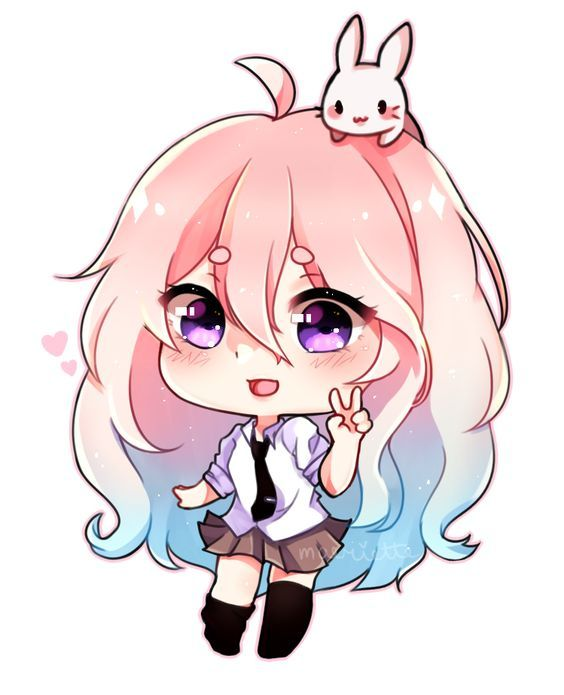
#> input picture project_v1/picture2.jpg, 564 x 695 px
$ python test14.py
#> lines starting #> are read from the running program, lines starting #| are printed output that depends on the picture; after the words box and inside, x2 and y2 are one past the last pixel; in counts of white or black regions, pixels touching at a corner belong together
import cv2 as cv
import numpy as np

img = cv.imread(cv.samples.findFile('picture2.jpg'))
#> img is the input picture: shape (695, 564, 3); mean B, G, R 221.6, 219.9, 232.5
gray = cv.cvtColor(img, cv.COLOR_BGR2GRAY)
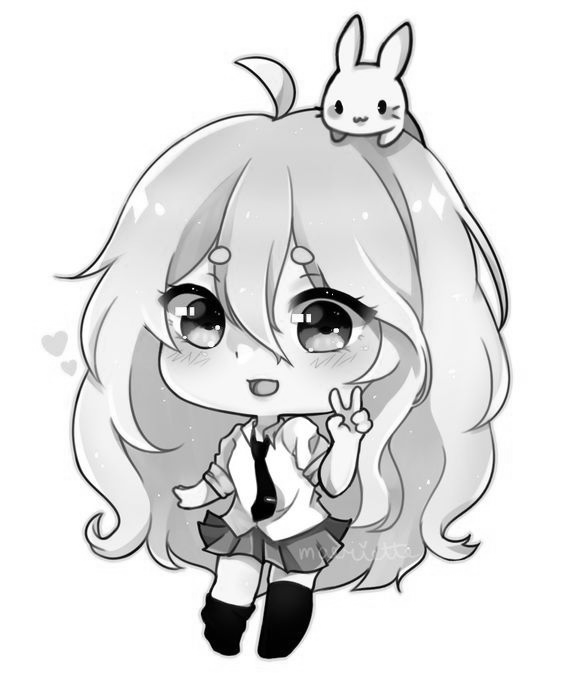
#> gray: shape (695, 564); min 0, max 255, mean 223.9
edges = cv.Canny(gray, 50, 150, apertureSize=3)
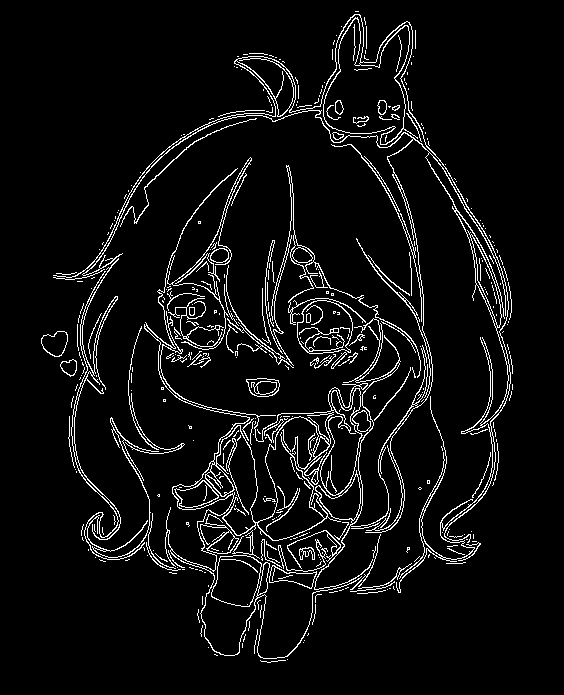
#> edges: shape (695, 564); 5.8% white in thin lines or dots, all inside (x1, y1, x2, y2) = (41, 11, 513, 663)
lines = cv.HoughLinesP(edges, 1, np.pi / 180, 100, minLineLength=100, maxLineGap=10)
#> lines = [[260, 348, 294, 230], [204, 264, 246, 162], [404, 101, 474, 222], [308, 486, 367, 369], [440, 160, 508, 282], [267, 415, 333, 520], [198, 531, 250, 414]]
for line in lines:
    x1, y1, x2, y2 = line[0]
    cv.line(img, (x1, y1), (x2, y2), (0, 255, 0), 2)
#> this loop made 7 passes
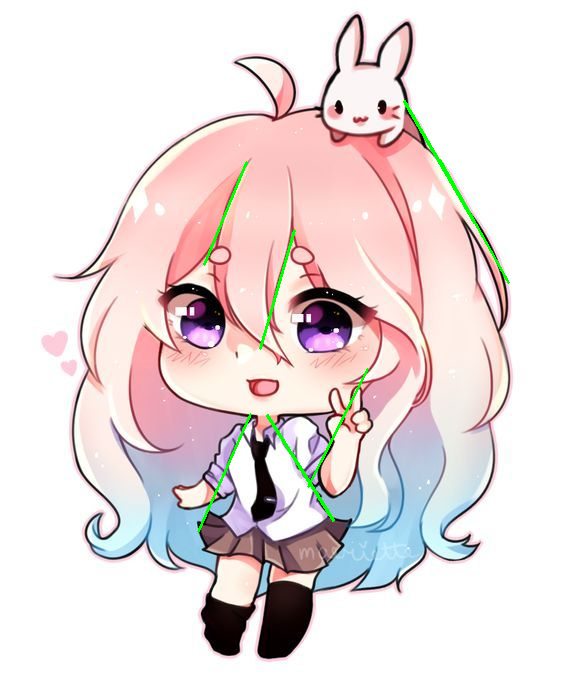
#> img: shape (695, 564, 3); 0.61% of pixels changed, all inside (x1, y1, x2, y2) = (197, 100, 510, 533)

cv.imwrite('houghlines5.jpg', img)

$ run again, with project_v1/picture1.jpg copied over project_v1/picture2.jpg
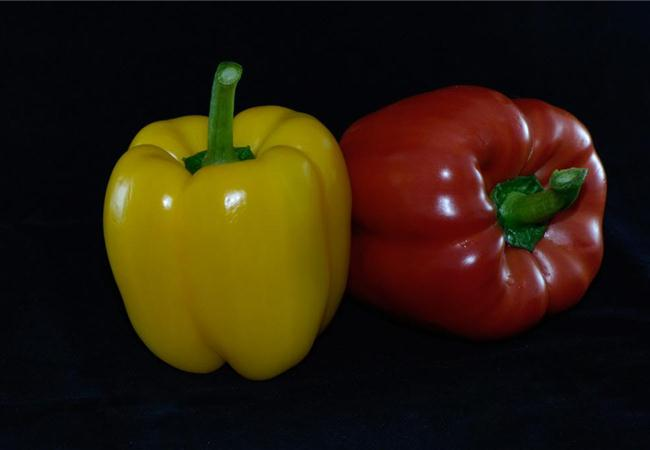
#> input picture project_v1/picture1.jpg, 650 x 450 px
#> img is the input picture: shape (450, 650, 3); mean B, G, R 11.5, 30, 43.4
#> `edges = cv.Canny(gray, 50, 150, apertureSize=3)`:
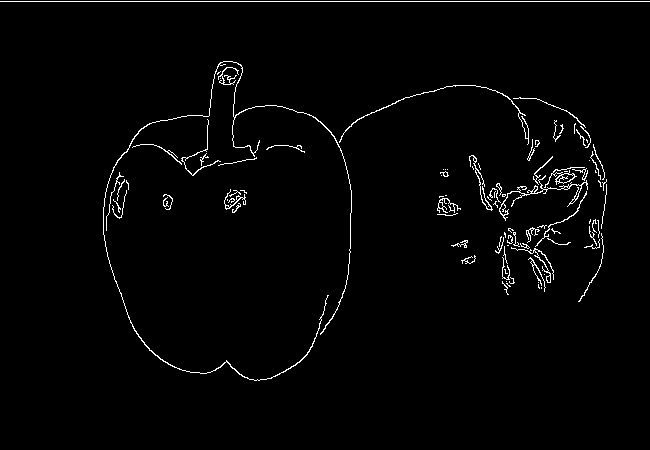
#> edges: shape (450, 650); 1.9% white in thin lines or dots, all inside (x1, y1, x2, y2) = (0, 1, 650, 381)
#> lines = [[0, 1, 649, 1]]
#> the loop `for line in lines:` made 1 pass
#> after the loop `for line in lines:`:
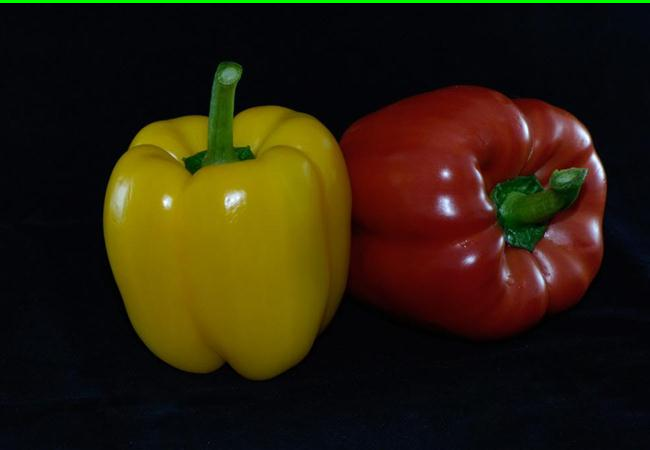
#> img: shape (450, 650, 3); 0.67% of pixels changed, all inside (x1, y1, x2, y2) = (0, 0, 650, 3)
